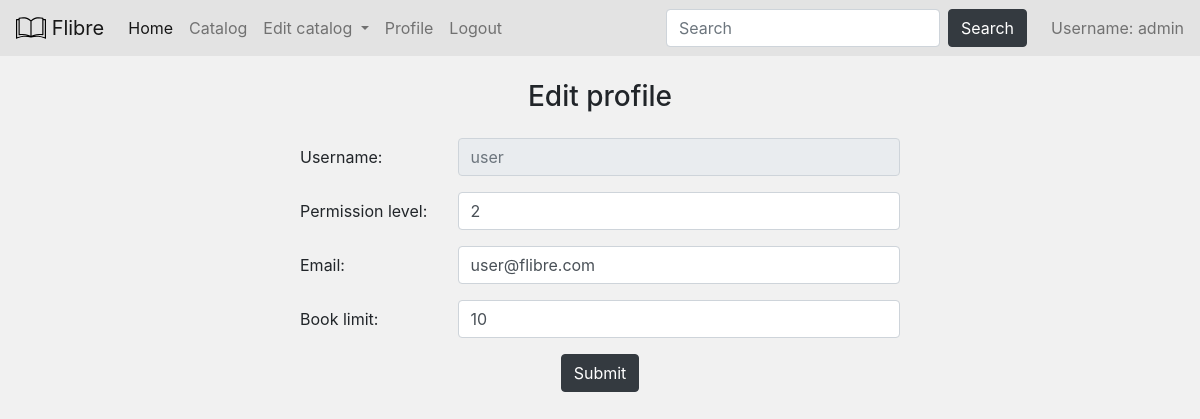
Screenshot of /user/user/edit (signed in) with the database file from the repository.
### db_models.py (models this page shows, shortened)
class User(Base):
    __tablename__ = 'users'
    id = Column(Integer, primary_key=True)
    username = Column(String(50))
    email = Column(String(255))
    password = Column(String(255))
    permission_lvl = Column(Integer)
    book_limit = Column(Integer)
    book_ref = relationship('Book', back_populates='user_ref')

### routes.py (the view, shortened to what this page needs)
@app.route('/user/<username>/edit', methods=["GET", "POST"])
@login_required(lvl=2)
def user_profile_edit(username):
    if request.method == 'GET':
        context = get_default_context()
        context['messages'] = get_flashed_messages()
        if context['permission_lvl'] == 1:
            pass
        elif username != context['username']:
            abort(401)
        if not user_exists(username):
            abort(404)
        db_session = get_session()
        user = db_session.query(User).filter(User.username == username).one()
        context['user'] = user
        return render_template('user_profile_edit.html', **context)

### routes.py (called while the page is built)
def get_session(echo=False):
    engine = create_engine('sqlite:///db/database.db', echo=echo)
    db_session = sessionmaker(bind=engine)
    return db_session()

def get_default_context():
    permission_lvl = get_user_auth_lvl()
    context = {'permission_lvl': permission_lvl,
               'user_id': session.get('user_id'),
               'username': session.get('username')}
    return context

def get_user_auth_lvl():
    if not session.get('user_id'):
        return 3
    db_session = get_session()
    user_data = db_session.query(User.permission_lvl) \
                .filter(User.username == session.get('username')) \
                .one()
    return user_data.permission_lvl

def user_exists(username):
    db_session = get_session()
    return db_session.query(User.id).filter_by(username=username).scalar() is not None

def login_required(lvl=3):
    def frame(func):
        @wraps(func)
        def wrapped_func(*args, **kwargs):
            if get_user_auth_lvl() <= lvl:
                return func(*args, **kwargs)
            else:
                flash('Access denied')
                return redirect('/login')
        return wrapped_func
    return frame

### templates/user_profile_edit.html (shortened to what this page needs)
{% extends "layout.html" %}
{% block content %}
<div class="mx-auto" style="max-width: 600px">
  <h3 class="mb-4 text-center">Edit profile</h3>
  <form class="form-group mb-4" action="edit" method="post">
    <div class="form-group row">
      <label class="col-sm-3 col-form-label">Username:</label>
      <div class="col-sm-9">
        <input class="form-control" type="text" placeholder="{{ user['username'] }}" readonly>
      </div>
    </div>
    {% if permission_lvl == 1 %}
    <div class="form-group row">
      <label class="col-sm-3 col-form-label" for="permission_lvl">Permission level:</label>
      <div class="col-sm-9">
        <input class="form-control" id="permission_lvl" type="text" name="permission_lvl"
               value="{{ user['permission_lvl'] }}">
      </div>
    </div>
    {% endif %}
    <div class="form-group row">
      <label class="col-sm-3 col-form-label" for="email">Email:</label>
      <div class="col-sm-9">
        <input class="form-control" id="email" type="text" name="email" value="{{ user['email'] }}">
      </div>
    </div>
    <div class="form-group row">
      {% if permission_lvl == 1 %}
      <label class="col-sm-3 col-form-label" for="book_limit">Book limit:</label>
      <div class="col-sm-9">
        <input class="form-control" id="book_limit" type="text" name="book_limit" value="{{ user['book_limit'] }}">
      </div>
      {% else %}
      <label class="col-sm-3 col-form-label">Book limit:</label>
      <div class="col-sm-9">
        <input class="form-control" type="text" placeholder="{{ user['book_limit'] }}" readonly>
      </div>
      {% endif %}
    </div>
    <div class="form-group text-center">
      <input class="btn btn-dark mb-2 mx-2" type="submit">
    </div>
  </form>
</div>
{% endblock %}

### templates/layout.html (shortened to what this page needs)
<!doctype html>
<html lang="en">
<head>
  <link rel="stylesheet" href="https://stackpath.bootstrapcdn.com/bootstrap/4.5.0/css/bootstrap.min.css"
>
  <link href="/static/style.css" rel="stylesheet">
</head>
<body id="bootstrap-overrides">
<nav class="navbar navbar-expand-lg navbar-light bg-navbar mb-4">
  <a class="navbar-brand" href="/">
    <img src="/static/book_logo.svg" width="30" height="30" class="d-inline-block align-top" alt="" loading="lazy">
    Flibre
  </a>
  <div class="collapse navbar-collapse" id="navbarSupportedContent">
    <ul class="navbar-nav mr-auto">
      <li class="nav-item active">
        <a class="nav-link" href="/">Home</a>
      </li>
      <li class="nav-item">
        <a class="nav-link" href="/catalog/books">Catalog</a>
      </li>
      {% if permission_lvl == 1 %}
      <li class="nav-item dropdown">
        <a class="nav-link dropdown-toggle" href="/catalog/books" id="navbarDropdown" role="button"
           data-toggle="dropdown" aria-haspopup="true" aria-expanded="false">
          Edit catalog
        </a>
      </li>
      {% endif %}
      {% if username %}
      <li class="nav-item">
        <a class="nav-link" href="/user/{{ username }}">Profile</a>
      </li>
      <li class="nav-item">
        <a class="nav-link" href="/logout">Logout</a>
      </li>
      {% endif %}
    </ul>
    <form class="form-inline my-2 my-lg-0" action="/search_results" method="GET">
      <input class="form-control mr-sm-2" type="search" name="query" placeholder="Search" aria-label="Search">
      <button class="btn btn-dark mr-4 my-2 my-sm-0" type="submit">Search</button>
    </form>
    {% if username %}
    <span class="navbar-text">
      Username: {{ username }}
    </span>
    {% endif %}
  </div>
</nav>
<div class="container">
  {% block content %}
  {% endblock %}
</div>
</body>
</html>

### static/style.css (style rules this page uses)
body { background-color: #f1f1f1; }
.bg-navbar { background-color: #e3e3e3; }

### rows the page displays
User: username "admin"
User: username "user", permission_lvl "2", email "user@flibre.com", book_limit "10"
